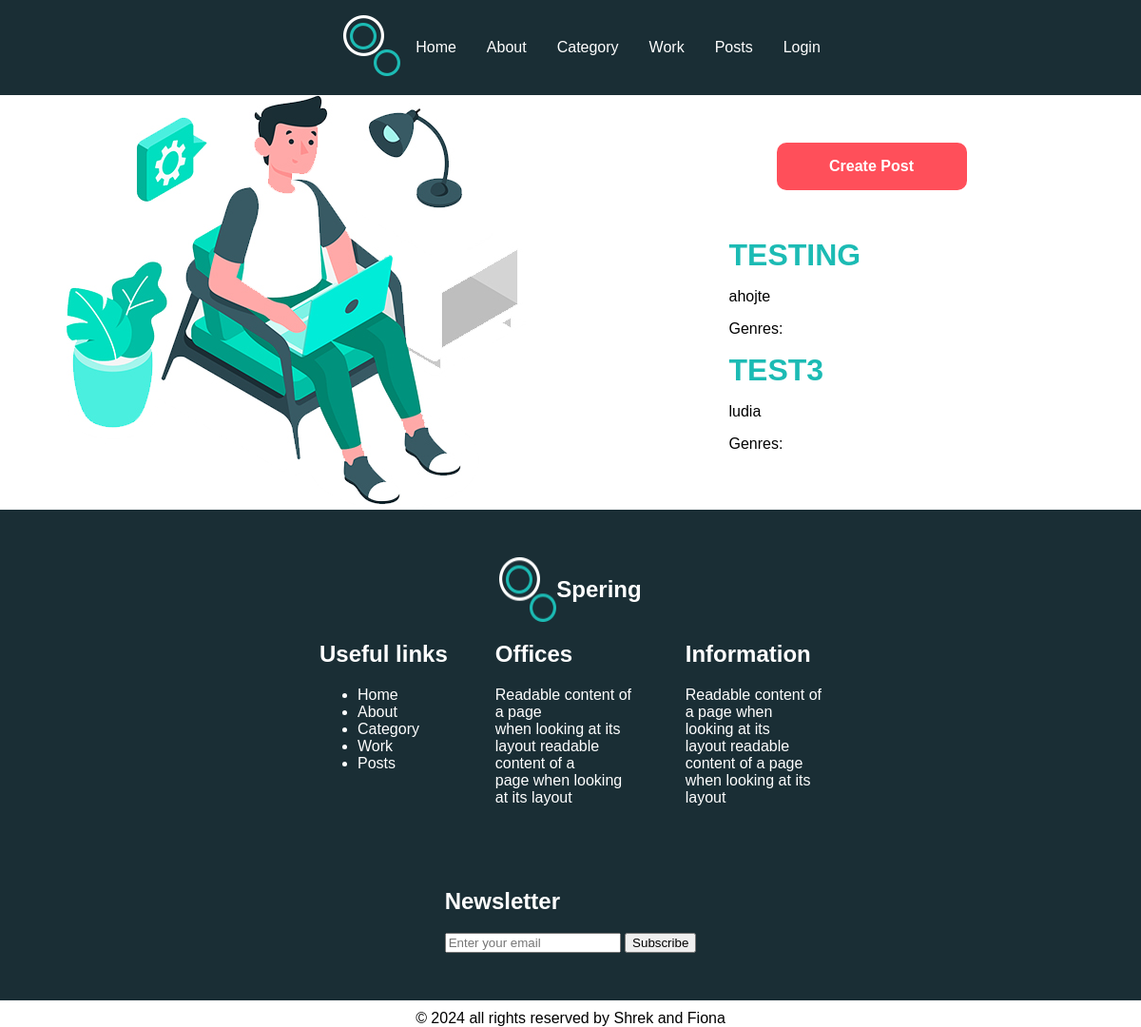
The app's page /posts, older data.
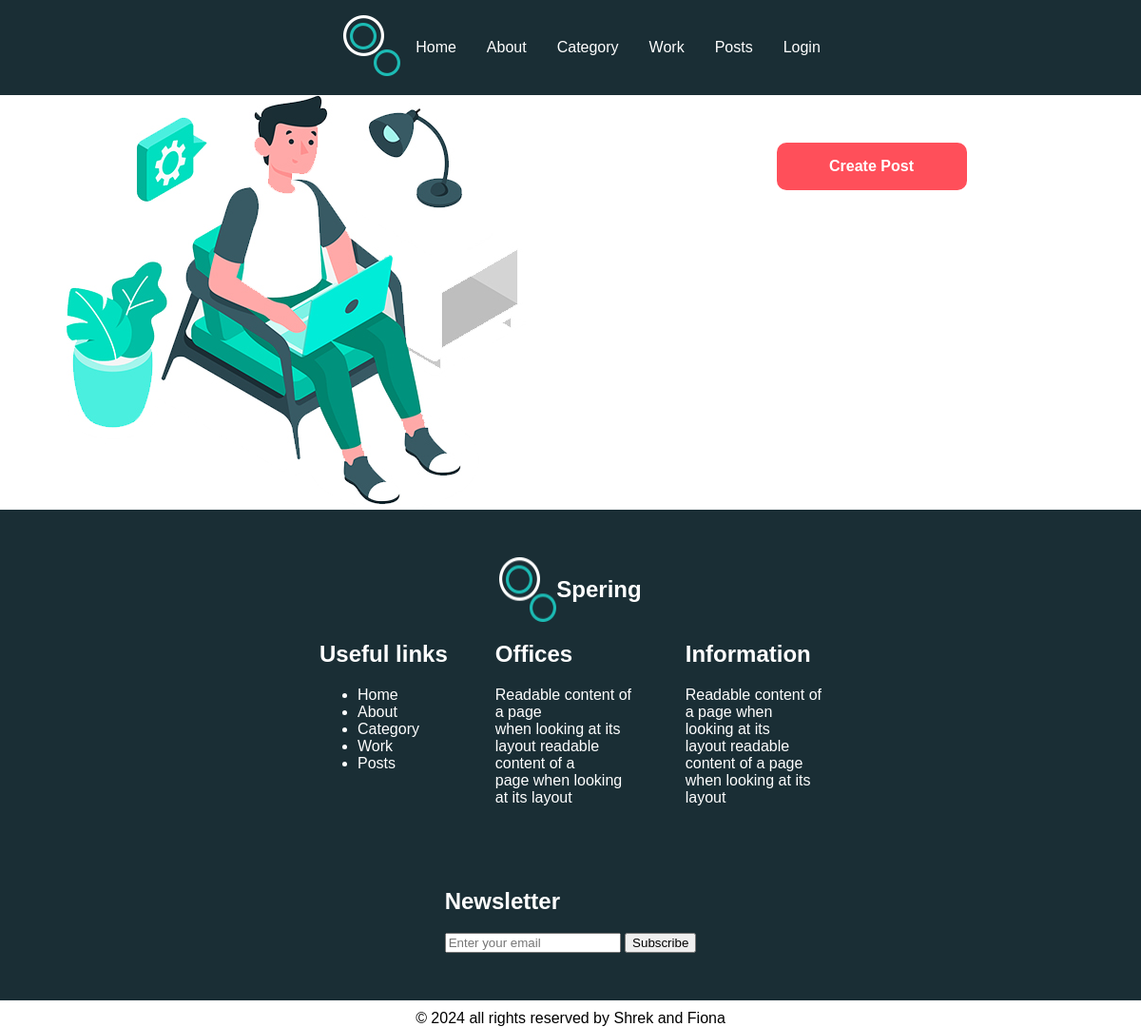
The same page, newer data.
### myApp/models.py (models this page shows, shortened)
class Post(models.Model):
    title = models.CharField(max_length=50)
    author_name = models.ForeignKey(User, on_delete=models.CASCADE)
    content = models.TextField(null=False, blank = False)
    created_at = models.DateTimeField(auto_now_add=True)
    update = models.DateTimeField(auto_now=True)
    genres = models.ManyToManyField(Genre)

### myApp/views.py (the view)
# urls.py: path("posts", views.posts, name="posts"),
def posts(request):
	posted = Post.objects.all()
	context = {'posts': posted}
	return render(request, "myApp/posts.html", context)

### myApp/templates/myApp/posts.html (shortened to what this page needs)
{% load static %}
<!DOCTYPE html>
<html lang="en">
<head>
    <link rel="stylesheet" href="{% static 'style.css' %}">
</head>
<body>
<div class="grid-layout container">
    {% include 'myApp/header.html' %}
    <div class="sidebar">
        <img src="{% static 'images/experience-img.jpg' %}" class="image indexImage" alt="">
    </div>
    <div class="main">
        <div class="mainText">
            <div>
                <div class="btn">
                    <a href="{% url 'createPost' %}">Create Post </a>
                </div>
                {% for post in posts %}
                    <a class="postName" href="{% url 'post_detail' post.id %}">{{ post.title }}</a>
                    <p>{{ post.content }}</p>
                    <p>Genres: {% for genre in post.genres.all %}{{ genre.name }}{% if not forloop.last %}, {% endif %}{% endfor %}</p>
                {% endfor %}
            </div>
        </div>
    </div>
    {% include 'myApp/footer.html' %}
</body>
</html>

### myApp/templates/myApp/header.html
{% load static %}
<div class="header">
        <ul>
            <li class="navBar"><img src="{% static 'images/logo.png' %}" alt=""></li>
            <li class="navBar"><a href="{% url 'home' %}" class="navBarText">Home</a></li>
            <li class="navBar"><a href="{% url 'about' %}" class="navBarText">About</a></li>
            <li class="navBar"><a href="{% url 'category' %}" class="navBarText">Category</a></li>
            <li class="navBar"><a href="{% url 'work' %}" class="navBarText">Work</a></li>
            <li class="navBar"><a href="{% url 'posts' %}" class="navBarText">Posts</a></li>
            {% if request.user.is_authenticated %}
            <li class="navBar"><a href="{% url 'logout' %}" class="navBarText">Logout</a></li>
            {% else %}
            <li class="navBar"><a href="{% url 'login' %}" class="navBarText">Login</a></li>
            {% endif %}
        </ul>
    </div>

### myApp/templates/myApp/footer.html
{% load static %}
<div class="footer">
        <div class="footerLogo">
            <img src="{% static 'images/logo.png' %}" alt="">
            <h2>Spering</h2>
        </div>
        <div class="footerNonImages">
            <div class="links">
                <div class="footerTitle">
                    <h2>Useful links</h2>
                </div>
                <div class="linksLinks">
                    <ul>
                        <li><a href="{% url 'home' %}">Home</a></li>
                        <li><a href="{% url 'about' %}">About</a></li>
                        <li><a href="{% url 'category' %}">Category</a></li>
                        <li><a href="{% url 'work' %}">Work</a></li>
                        <li><a href="{% url 'posts' %}">Posts</a></li>
                    </ul>
                </div>
            </div>
            <div class="offices">
                <div class="footerTitle">
                    <h2>Offices</h2>
                </div>
                <div class="footerText">
                    <p>Readable content of a page <br>
                       when looking at its <br>
                       layout readable content of a<br>
                       page when looking at its layout</p>
                </div>
            </div>
            <div class="information">
                <div class="footerTitle">
                    <h2>Information</h2>
                </div>
                <div class="footerText">
                    Readable content of<br>
                    a page when<br>
                    looking at its<br>
                    layout readable<br>
                    content of a page<br>
                    when looking at its<br>
                    layout
                </div>
            </div>
            <div class="newsletter">
                <div class="footerTitle">
                    <h2>Newsletter</h2>
                </div>
                <form action="/subscribe" method="post">
                    <input type="email" name="email" placeholder="Enter your email" required>
                    <button type="submit">Subscribe</button>
                </form>
            </div>
        </div>
    </div>
    <div class="copyright">
        &#169; 2024 all rights reserved by Shrek and Fiona
    </div>

### myApp/static/style.css (style rules this page uses)
body { margin : 0; font-family : sans-serif; }
.header { background-color : #1a2e35; display : flex; justify-content : center; }
.navBar { float : left; list-style : none; display : inline; }
.navBarText { display : block; color : white; text-align : center; padding : 25px 16px; text-decoration : none; }
.footer { background-color : #1a2e35; }
.image { max-width : 100%; height : auto; display : block; }
.sidebar { display: flex; justify-content: center; align-items: center; }
.mainText { margin-right : 25%; margin-left : 25%; }
.btn { background-color : #ff4f5a; border-radius : 10px; display : flex; justify-content : center; align-items : center; font-weight : 600; width : 200px; height : 50px; margin : 50px; }
.btn a { color : white; text-decoration : none; }
.footer { color : white; }
.footerText { max-width: 150px; }
.footerLogo { display : flex; justify-content : center; margin-top : 50px; }
.linksLinks a { color : inherit; text-decoration : none; list-style : none; }
.footerNonImages { display : flex; justify-content : space-between; margin-left : 20%; margin-right : 20%; margin-bottom : 50px; gap : 50px; flex-wrap : wrap; }
.footerText { text-align : left; }
.copyright { text-align : center; margin-top : 10px; }
.grid-layout .header { grid-area : header; }
.grid-layout .sidebar { grid-area : sidebar; }
.grid-layout .main { grid-area : main; }
.grid-layout .footer { grid-area : footer; }
.grid-layout .copyright { grid-area : copyright; }
.grid-layout.container { display : grid; grid-template-rows : auto auto auto auto auto; grid-template-areas : "header" "sidebar" "main" "footer" "copyright"; }
@media (min-width: 720px) { .grid-layout.container { grid-template-rows: auto auto auto auto; grid-template-areas: "header header" "sidebar main" "footer footer" "copyright copyright"; } }
@media (min-width: 720px) { .footerNonImages { justify-content : center; } }
@media (min-width: 1020px) { .grid-layout.container { grid-template-rows: auto auto auto auto; grid-template-areas: "header header header" "sidebar main main" "footer footer footer" "copyright copyright copyright"; } }

Row changes from the older to the newer data that the page shows:
removed Post: title "TESTING", content "ahojte"
removed Post: title "TEST3", content "ludia"
